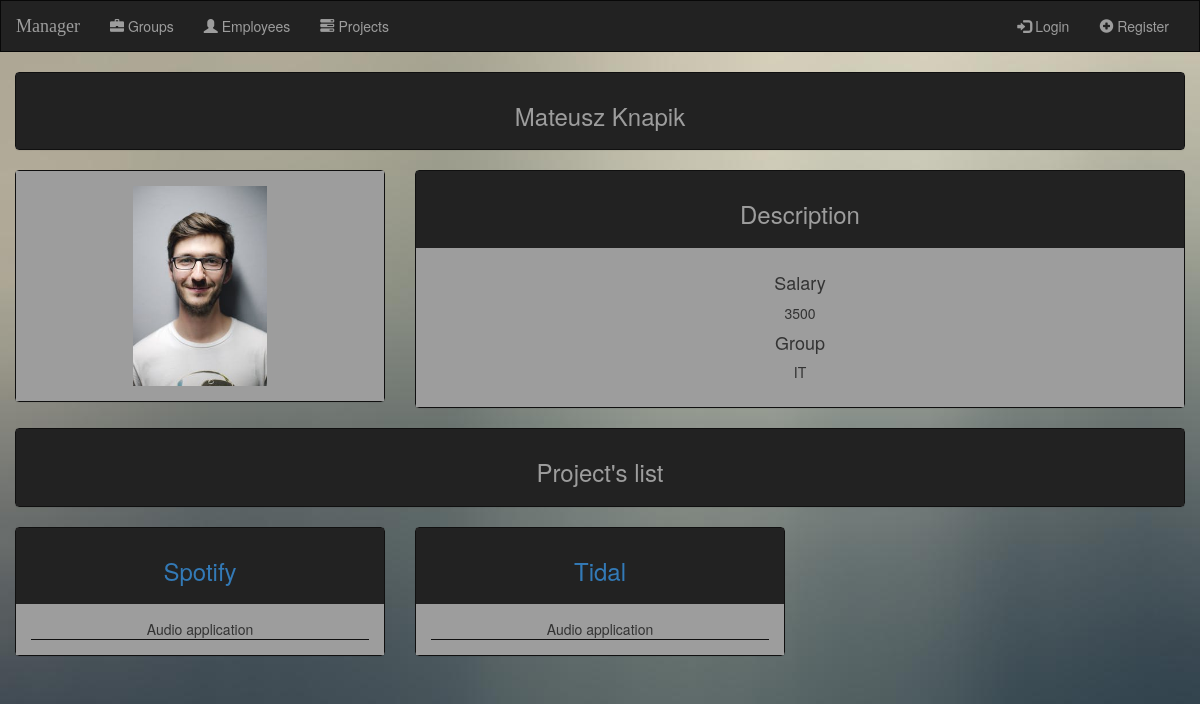
Page /manager/employees/2/ on the committed database.
### manager/models.py (models this page shows, shortened)
class Employee(models.Model):
    user = models.OneToOneField(User, on_delete=models.CASCADE, primary_key=True)
    name = models.CharField(max_length=100)
    surname = models.CharField(max_length=100)
    photo = models.FileField(null=True)
    salary = models.IntegerField(null=True)
    group = models.ForeignKey(Group, on_delete=models.SET_NULL, blank=True, null=True)
    projects = models.ManyToManyField(Project, blank=True)

class Group(models.Model):
    name = models.CharField(max_length=100)
    description = models.CharField(max_length=500)
    photo = models.FileField()

class Project(models.Model):
    name = models.CharField(max_length=250)
    description = models.CharField(max_length=500)
    budget = models.IntegerField()

### manager/views.py (the view)
# urls.py: url(r'^employees/(?P<pk>[0-9]+)/$', views.EmployeeView.as_view(), name='employee'),
class EmployeeView(generic.TemplateView):
    template_name = 'manager/employee.html'
    def get_context_data(self, **kwargs):
        context = super(EmployeeView, self).get_context_data(**kwargs)
        context['employee'] = Employee.objects.get(pk=self.kwargs['pk'])
        context['projects'] = context['employee'].projects.all()
        return context

### manager/templatetags/ifmatches.py (called while the page is built)
@register.tag
def ifmatches(parser, token):
    lst = token.split_contents()
    val = lst[1]
    regex = lst[2]
    nodelist_true = parser.parse(('else','endifmatches',))
    token = parser.next_token()
    if token.contents == 'else':
        nodelist_false = parser.parse(('endifmatches',))
        parser.delete_first_token()
    else:
        nodelist_false = template.NodeList()
    return MatchesRegexNode(nodelist_true, nodelist_false, val, regex)

    def render(self, context):
        val = self.val.resolve(context)
        if re.search(self.regex, val):
            return self.nodelist_true.render(context)
        else:
            return self.nodelist_false.render(context)

### manager/templates/manager/employee.html (shortened to what this page needs)
{% extends 'manager/base.html' %}
{% load staticfiles %}
{% block body %}
    <div class="row">
        <div class="col-sm-12 text-center">
            <div class="panel panel-default">
                <div class="panel-heading"><h3>{{ employee.name }} {{ employee.surname }}</h3></div>
            </div>
        </div>
        <div class="col-sm-4 text-center">
            <div class="panel panel-default">
                <div class="panel-body">
                    <div class="col-sm-12 text-center">
                        {% if employee.photo %}
                            <img src="{{ employee.photo.url }}" class="img-responsive">
                        {% else %}
                            <img src="{% static "manager/images/avatar.png" %}" class="img-responsive">
                        {% endif %}
                    </div>
                </div>
            </div>
        </div>
        <div class="col-sm-8 text-center">
            <div class="panel panel-default">
                <div class="panel-heading"><h3>Description</h3></div>
                <div class="panel-body">
                   <h4>Salary</h4><p>{{ employee.salary }}</p>
                    <h4>Group</h4>
                    <p>
                        {% if employee.group %}
                            {{ employee.group.name }}
                        {% else %}
                            None
                        {% endif %}
                    </p>
                </div>
            </div>
        </div>
    </div>
    <div class="row">
        <div class="col-sm-12 text-center">
            <div class="panel panel-default">
                <div class="panel-heading"><h3>Project's list</h3></div>
            </div>
        </div>
        {% if projects %}
            {% for project in projects %}
                {% include 'manager/project_panel.html' %}
            {% endfor %}
        {% endif %}
    </div>
{% endblock %}

### manager/templates/manager/project_panel.html (shortened to what this page needs)
{% load staticfiles %}
{% load ifmatches %}
<div class="col-sm-12 col-md-6 col-lg-4 text-center">
    <div class="panel panel-default">
        <div class="panel-heading">
            <a href="{% url 'manager:project' project.id %}">
                <h3>{{ project.name }}</h3>
            </a>
        </div>
        <div class="panel-body">
            <div class="col-sm-12 text-center">
                {{ project.description }}
            </div>
            <div class="col-sm-12 text-center buttons">
            </div>
        </div>
    </div>
</div>

### manager/static/manager/style.css (style rules this page uses)
body { background: white url("images/background3.jpg"); background-attachment: fixed; }
.row { margin: 0 0; }
.panel-default { border-color: #101010; }
.panel-heading { border-radius: 0; }
.panel-default>.panel-heading { background-color: #222222; color: #9D9D9D; border: none; }
.panel-default>.panel-body { background-color: #9D9D9D; }
.panel-body>.col-sm-12>img { max-height: 200px; display: inline; }
.buttons { border-top: 1px solid #101010; }

### rows in the picture
Employee: name "Mateusz", surname "Knapik", photo (picture), salary "3500", group.name "IT"
Project: name "Spotify", description "Audio application"
Project: name "Tidal", description "Audio application"
